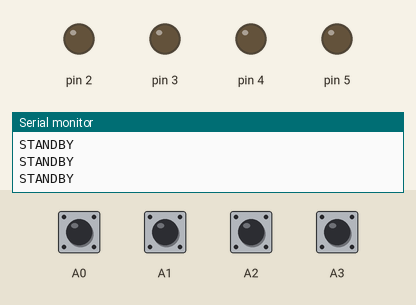
A program run on a simulated Arduino Uno, built with avr-gcc and run on an emulated ATmega328P. Shown: output pins drawn as LEDs (lit = HIGH), the last lines printed to the serial monitor. The inputs (shaded band) are chosen by the test bench; at power-on: A0–3 HIGH.

Above: at 2.8 s.
2.9 s: A0 pulled LOW for 1.2 s
At 4.1 s:
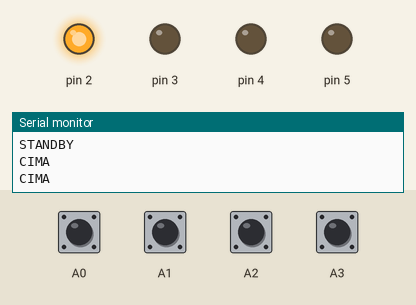
6.5 s: A1 pulled LOW for 1.2 s
At 7.8 s:
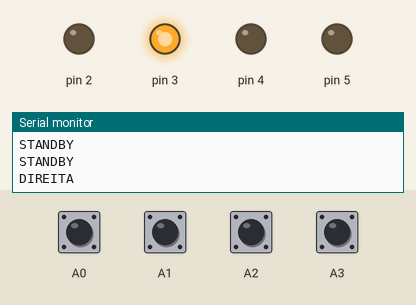
9.5 s: A2 pulled LOW for 1.2 s
At 10.7 s:
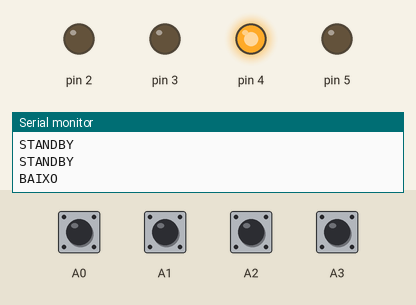
12.5 s: A3 pulled LOW for 1.2 s
At 13.8 s:
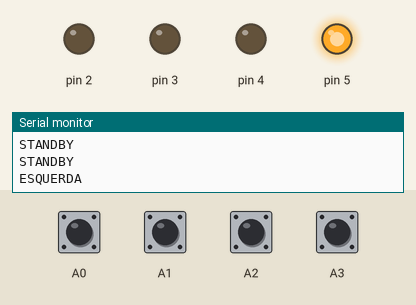
Timing chart, 0 to 15.5 s (numbered marks = the images above; inputs shaded):
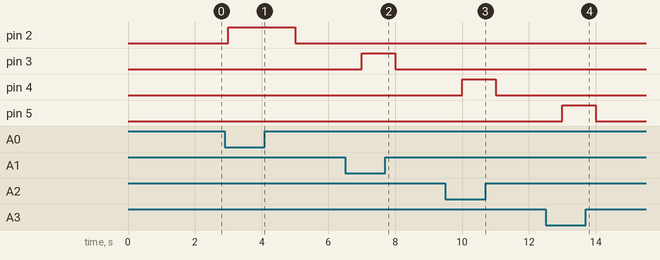

Measured:
- after the input at 2.9 s, pin 2: LOW → HIGH after 0.10 s, → LOW 2.0 s later
- after the input at 6.5 s, pin 3: LOW → HIGH after 0.50 s, → LOW 1.0 s later
- after the input at 9.5 s, pin 4: LOW → HIGH after 0.50 s, → LOW 1.0 s later
- after the input at 12.5 s, pin 5: LOW → HIGH after 0.50 s, → LOW 1.0 s later

The program:

main.cpp
```cpp
#include <Arduino.h>

int baudRate = 9600;

// Enum Switch Case
typedef enum Caso
{
  STANDBY = 0,
  CIMA,
  DIREITA,
  BAIXO,
  ESQUERDA,
};
Caso opcao;

// estrutura botao
typedef struct Botao
{
  int estado;
  int periferico;
};
Botao botoes[4];


// estrutura led
typedef struct Leds
{
  int estado;
  int periferico;
};
Leds led[4];


// variavel index
int index = 0;

void setup()
{
  Serial.begin(9600);

  // Porta dos botoes
  botoes[0].periferico = A0;
  botoes[1].periferico = A1;
  botoes[2].periferico = A2;
  botoes[3].periferico = A3;

  // Porta dos Leds
  led[0].periferico = 2;
  led[1].periferico = 3;
  led[2].periferico = 4;
  led[3].periferico = 5;

  // Index dos botoes
  while (index < 4)
  {
    // Estado do botao
    botoes[index].estado = LOW;

    // Estado do led
    led[index].estado = LOW;

    // Pinmode do botao
    pinMode(botoes[index].periferico, INPUT_PULLUP);

    // Pinmode do led
    pinMode(led[index].periferico, OUTPUT);

    index++;
  }

}


void loop()
{
  index = 0;

    // WHILE DO ESTADO DOS BOTOES TODOS
    while (index < 4)
    {
      botoes[index].estado = !digitalRead(botoes[index].periferico);
      index++;
    }

    // CONDICOES DOS 4 BOTOES PRIMARIOS
    if (!botoes[0].estado && !botoes[1].estado && !botoes[2].estado && !botoes[3].estado)
    {
      opcao = STANDBY;
    }

    if (botoes[0].estado && !botoes[1].estado && !botoes[2].estado && !botoes[3].estado)
    {
      opcao = CIMA;
    }

    if (!botoes[0].estado && botoes[1].estado && !botoes[2].estado && !botoes[3].estado)
    {
      opcao = DIREITA;
    }

     if (!botoes[0].estado && !botoes[1].estado && botoes[2].estado && !botoes[3].estado)
    {
      opcao = BAIXO;
    }

     if (!botoes[0].estado && !botoes[1].estado && !botoes[2].estado && botoes[3].estado)
    {
      opcao = ESQUERDA;
    }

  // CONDICOES DOS LEDS
  index = 0;
  while (index < 4)
  {
    led[index].estado = LOW;
    digitalWrite(led[index].periferico, LOW);
    index++;
  }


    // SWITCH CASE COM AS OPCOES PARA IMPRIMIR NO SERIAL MONITOR
    switch (opcao)
    {

    // CASO DO "STANDBY" (SEM PRESSIONAR ALGUM BOTAO)
    case 0:
      Serial.println("STANDBY");
      break;

    // CASOS DOS 4 BOTOES PRIMARIOS
    case 1:
      Serial.println("CIMA");
      digitalWrite(led[0].periferico, HIGH);
      break;

    case 2:
      Serial.println("DIREITA");
      digitalWrite(led[1].periferico, HIGH);
      break;

    case 3:
      Serial.println("BAIXO");
      digitalWrite(led[2].periferico, HIGH);
      break;

    case 4:
      Serial.println("ESQUERDA");
      digitalWrite(led[3].periferico, HIGH);
      break;

    default:
      break;
    }
  delay(1000);
}
```
